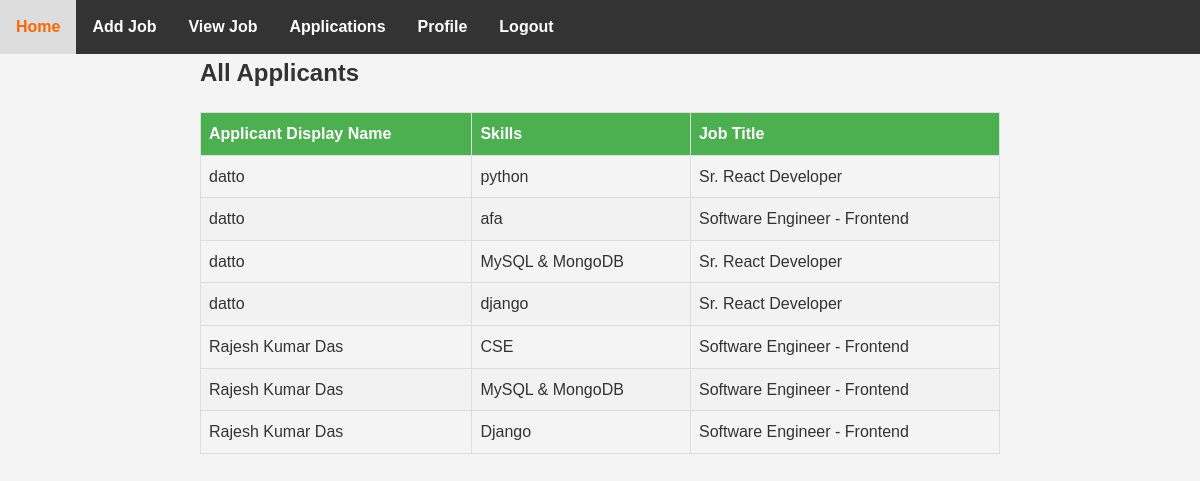
Page /jobApplicationPage/ (signed in) on the committed database.
### myApp/models.py (models this page shows, shortened)
class ApplyModel(models.Model):
    job = models.ForeignKey(Job_Model, on_delete=models.CASCADE, related_name='applications')
    applicant = models.ForeignKey(Custom_User, on_delete=models.CASCADE)
    applied_at = models.DateTimeField(auto_now_add=True)
    skills = models.CharField(max_length=255, blank=True, null=True)
    resume = models.FileField(upload_to='resumes/', blank=True, null=True)

class Custom_User(AbstractUser):
    USER=[
        ('recruiter','Recruiter'),('jobseeker','JobSeeker')
    ]
    display_name=models.CharField(max_length=100)
    email=models.EmailField(unique=True)
    password=models.CharField(max_length=100)
    confirm_password=models.CharField(max_length=100)
    user_type=models.CharField(choices=USER,max_length=120)

class Job_Model(models.Model):
    job_title = models.CharField(max_length=255)
    company = models.CharField(max_length=255)
    location = models.CharField(max_length=255)
    description = models.TextField()
    created_at = models.DateTimeField(auto_now_add=True,null=True)
    created_by = models.ForeignKey(Custom_User, on_delete=models.CASCADE)

### myProject/views.py (the view)
# urls.py: path('jobApplicationPage/',jobApplicationPage,name='jobApplicationPage'),
def jobApplicationPage(request):
    applicants = ApplyModel.objects.all()
    context = {
        'applicants': applicants,
    }
    return render(request,'Recruiter/jobApplicationPage.html',context)

### Template/Recruiter/jobApplicationPage.html (shortened to what this page needs)
{% extends "Recruiter/dashboard.html" %}
{% block content %}
  <div class="container">
    <h2>All Applicants</h2>
    <table class="applicant-table">
      <thead>
        <tr>
          <th>Applicant Display Name</th>
          <th>Skills</th>
          <th>Job Title</th>
        </tr>
      </thead>
      <tbody>
        {% for applicant in applicants %}
          <tr>
            <td>{{ applicant.applicant.display_name }}</td>
            <td>{{ applicant.skills }}</td>
            <td>{{ applicant.job.job_title }}</td>
          </tr>
        {% endfor %}
      </tbody>
    </table>
  </div>
{% endblock content %}

### Template/Recruiter/dashboard.html (style rules this page uses)
body { font-family: Arial, sans-serif; margin: 0; padding: 0; }
* { margin: 0; padding: 0; box-sizing: border-box; }
body { font-family: Arial, sans-serif; background-color: #f4f4f4; line-height: 1.6; color: #333; }

### Template/Recruiter/jobApplicationPage.html (style rules this page uses)
body { font-family: Arial, sans-serif; }
.container { max-width: 800px; margin: 0 auto; }
.applicant-table { width: 100%; border-collapse: collapse; margin-top: 20px; }
.applicant-table th, .applicant-table td { border: 1px solid #ddd; padding: 8px; text-align: left; }
.applicant-table th { background-color: #4caf50; color: white; }
.applicant-table tbody tr:nth-child(even) { background-color: #f2f2f2; }

### rows in the picture
ApplyModel: applicant.display_name "datto", skills "python", job.job_title "Sr. React Developer"
ApplyModel: applicant.display_name "datto", skills "afa", job.job_title "Software Engineer - Frontend"
ApplyModel: applicant.display_name "datto", skills "MySQL & MongoDB", job.job_title "Sr. React Developer"
ApplyModel: applicant.display_name "datto", skills "django", job.job_title "Sr. React Developer"
ApplyModel: applicant.display_name "Rajesh Kumar Das", skills "CSE", job.job_title "Software Engineer - Frontend"
ApplyModel: applicant.display_name "Rajesh Kumar Das", skills "MySQL & MongoDB", job.job_title "Software Engineer - Frontend"
ApplyModel: applicant.display_name "Rajesh Kumar Das", skills "Django", job.job_title "Software Engineer - Frontend"
